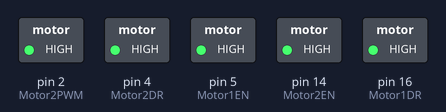
Recording of a sketch running on a simulated Arduino Uno, built with avr-gcc and run on an emulated ATmega328P. Parts: switched loads named in the sketch (green lamp = pin HIGH). Pins used as bus, display or sensor lines are not drawn.

Above: at 2.5 s.
At 5.2 s:
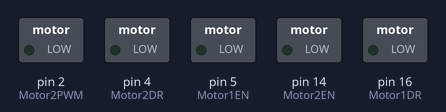
At 5.7 s:
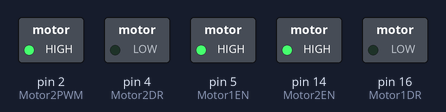
At 6.2 s:
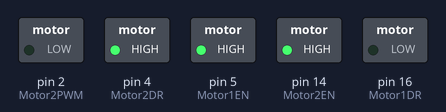
At 6.7 s:
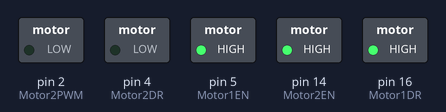
Timing chart, 0 to 9.1 s (numbered marks = the images above):
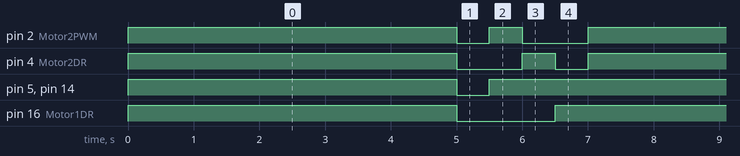

Measured:
- by itself, pin 2 (Motor2PWM): repeats every 7.0 s: LOW 0.50 s, HIGH 0.50 s, LOW 1.0 s, HIGH 5.0 s
- by itself, pin 4 (Motor2DR): repeats every 7.0 s: LOW 1.0 s, HIGH 0.50 s, LOW 0.50 s, HIGH 5.0 s
- by itself, pin 5 (Motor1EN), pin 14 (Motor2EN): repeats every 7.0 s: LOW 0.50 s, HIGH 6.5 s
- by itself, pin 16 (Motor1DR): alternates HIGH for 5.5 s and LOW for 1.5 s

The sketch:

Bobby.ino
```cpp
/*
 Name:		Bobby.ino
 Created:	5/24/2019 5:47:19 PM
 Author:	Fernando
*/

	// Declarations and Variables

	// Pins (Sensors)
	// Ultrasonic (Distance)
	//const int trigPin = ; // Ultra Sonic Sensor
	//const int echoPin = ; // Ultra Sonic Sensor

	// Carbon Monoxide Sensor (Gas)
	//const int Carbon = ; // Carbon Monoxide Sensor

	// Alarms (Speakers and Leds)
	//const int AlarmSpeaker = ;// Alarm Speaker

	// Sound Sensor
	//const int Sound = ;
	//int Soundval;

	// Pins (Motors)
	// Motor 1
int Motor1DR = 16; //DR1 grey
int Motor1PWM = 0; //PWM1 purple
int Motor1EN = 5;  //EN1 blue

	// Motor 2
int Motor2DR = 4; //DR2 green
int Motor2PWM = 2; //PWM2 yellow
int Motor2EN = 14;  //EN2 orange

	// Variables
	//long duration; // Ultra Sonic Sensor
	//int distance; // Ultra Sonic Sensor
	//int CarbonValue; // Carbon Monoxide Sensor
	//int CarbonLimit; // Carbon Monoxide Sensor


	void setup()
	{
		Serial.begin(9600);


		// Set The Ultrasonic Sensor as Output/Input
		//pinMode(trigPin, OUTPUT); // Sets the trigPin as an Output
		//pinMode(echoPin, INPUT); // Sets the echoPin as an Input
		//for (int i = 1; i <= 6; i++)
		//{
		//	pinMode(i, OUTPUT); // Send Wave Signal
		//}
		//pinMode(3, OUTPUT); // Recieve Wave Signal
		//==============================================================================

		// Set Motor 1 as OutPut
		pinMode(Motor1DR, OUTPUT);
		pinMode(Motor1PWM, OUTPUT);
		pinMode(Motor1EN, OUTPUT);
		// Set Motor 2 as OutPut
		pinMode(Motor2DR, OUTPUT);
		pinMode(Motor2PWM, OUTPUT);
		pinMode(Motor2EN, OUTPUT);

		//==============================================================================

		//// Set Carbon Monoxide Sensor as InPut
		//pinMode(DOUTpin, INPUT); //sets the pin as an input to the arduino

		 // Set Sound Sensor as InPut
		//pinMode(Sound, INPUT); //sets the pin as an input to the arduino

		// Set Alarm Speaker as Output
		//pinMode(AlarmSpeaker, OUTPUT);//sets the pin as an output for the alarm speaker (Not in Use)

		//==============================================================================
	}


	void loop()
	{
		//ObstacleCheck(); // Start Watching Obstacles
		//CarbonSensor(); // Start Detecting For High Carbon Traces
		//BarkCheck(); // Start Listening


		Forward();
		delay(5000);
		Stop();
		delay(500);
		Reverse();
		delay(500);
		Left();
		delay(500);
		Right();
		delay(500);
	}
```

CarbonSensor.ino
```cpp
//void CarbonSensor()
//// Check For Excess Carbon Monoxide Gases
//{
//	CarbonValue = analogRead(Carbon);//reads the analaog value from the CO sensor's AOUT pin
//	//Serial.print("CO value: ");
//	//Serial.println(CarbonValue);//prints the CO value
//
//
//
//	{
//		if (CarbonValue  > 130 && CarbonValue < 155) // Some Smoke (Low)
//		{
//			digitalWrite(AlarmSpeaker, HIGH);//if limit has been reached
//			Serial.print(" ");
//			Serial.print("Some Smoke (Low)");
//		}
//
//		if (CarbonValue  > 155 && CarbonValue < 180) // Moderate Smoke (Medium)
//		{
//			digitalWrite(AlarmSpeaker, HIGH);//if limit has been reached
//			Serial.print(" ");
//			Serial.print("Moderate Smoke (Medium)");
//		}
//
//		if (CarbonValue  > 180 && CarbonValue < 220) // More Smoke (High)
//		{
//			digitalWrite(AlarmSpeaker, HIGH);//if limit has been reached
//			Serial.print(" ");
//			Serial.print("More Smoke (High)");
//		}
//
//		if (CarbonValue  > 220) // Fire (Extreme)
//		{
//			digitalWrite(AlarmSpeaker, HIGH);//if limit has been reached
//			Serial.print(" ");
//			Serial.print("Fire (Extreme)");
//		}
//
//		else // Normal
//		{
//			digitalWrite(AlarmSpeaker, LOW);//if threshold not reached
//		}
//
//	}
//
//	delay(100);
//}
```

DistanceSensor.ino
```cpp
//void ObstacleCheck()
//
//
//// Check For On Coming Obstacles
//{
//
//	// Clear trigPin
//	digitalWrite(trigPin, LOW);
//	delayMicroseconds(2);
//
//	// Set trigPin on HIGH state for 10 micro seconds
//	digitalWrite(trigPin, HIGH);
//	delayMicroseconds(10);
//	digitalWrite(trigPin, LOW);
//
//	// Read echoPin, returns the sound wave travel time in microseconds
//	duration = pulseIn(echoPin, HIGH);
//
//	// Calculating the distance
//	distance = duration * 0.034 / 2;
//
//	// Prints the distance on the Serial Monitor
//	Serial.print(" ");
//	Serial.print("Distance: ");
//	Serial.println(distance);
//}
```

HardwareCheck.ino
```cpp
//void HardwareCheck() // (Needs Revision)
//// Hardware Error Logic
//{
//	if (distance = 0) // Check For Errors
//	{
//		//Stop(); // Stop
//		digitalWrite(AlarmSpeaker, HIGH); //Alarm Sound
//		delay(5500);
//		digitalWrite(AlarmSpeaker, LOW); //Alarm Sound
//		delay(5500);
//	}
//
//	if (CarbonValue >= 0) // Check For Errors
//	{
//		digitalWrite(AlarmSpeaker, HIGH); //Alarm Sound
//		delay(9500);
//		digitalWrite(AlarmSpeaker, LOW); //Alarm Sound
//		delay(9500);
//	}
//
//}
```

Movements.ino
```cpp
// Movements
void Forward()
{
	digitalWrite(Motor1DR, HIGH); // Motor1
	digitalWrite(Motor1EN, HIGH); // Motor1
	analogWrite(Motor1PWM, 155); // Motor1

	digitalWrite(Motor2DR, HIGH); // Motor2
	digitalWrite(Motor2EN, HIGH); // Motor2
	analogWrite(Motor2PWM, 155); // Motor2
}

void Stop()
{
	digitalWrite(Motor1DR, LOW); // Motor1
	digitalWrite(Motor1EN, LOW); // Motor1
	analogWrite(Motor1PWM, 0); // Motor1

	digitalWrite(Motor2DR, LOW); // Motor2
	digitalWrite(Motor2EN, LOW); // Motor2
	analogWrite(Motor2PWM, 0); // Motor2
}

void Reverse()
{
	digitalWrite(Motor1DR, LOW); // Motor1
	digitalWrite(Motor1EN, HIGH); // Motor1
	analogWrite(Motor1PWM, 155); // Motor1

	digitalWrite(Motor2DR, LOW); // Motor2
	digitalWrite(Motor2EN, HIGH); // Motor2
	analogWrite(Motor2PWM, 155); // Motor2
}

void Left()
{
	digitalWrite(Motor1DR, LOW); // Motor1
	digitalWrite(Motor1EN, HIGH); // Motor1
	analogWrite(Motor1PWM, 100); // Motor1

	digitalWrite(Motor2DR, HIGH); // Motor2
	digitalWrite(Motor2EN, HIGH); // Motor2
	analogWrite(Motor2PWM, 100); // Motor2
}

void Right()
{
	digitalWrite(Motor1DR, HIGH); // Motor1
	digitalWrite(Motor1EN, HIGH); // Motor1
	analogWrite(Motor1PWM, 100); // Motor1

	digitalWrite(Motor2DR, LOW); // Motor2
	digitalWrite(Motor2EN, HIGH); // Motor2
	analogWrite(Motor2PWM, 100); // Motor2
}
```

SoundSensor.ino
```cpp
//void BarkCheck()
//{
//	Soundval = digitalRead(Sound);
//
//		if (Soundval == HIGH)
//		{
//			digitalWrite(AlarmSpeaker, LOW);//if threshold not reached
//		}
//
//		if (Soundval == LOW)
//		{
//			digitalWrite(AlarmSpeaker, HIGH);//if limit has been reached
//			Serial.print(" ");
//			Serial.print("Barking");
//		}
//
//		delay(100);
//}
```
